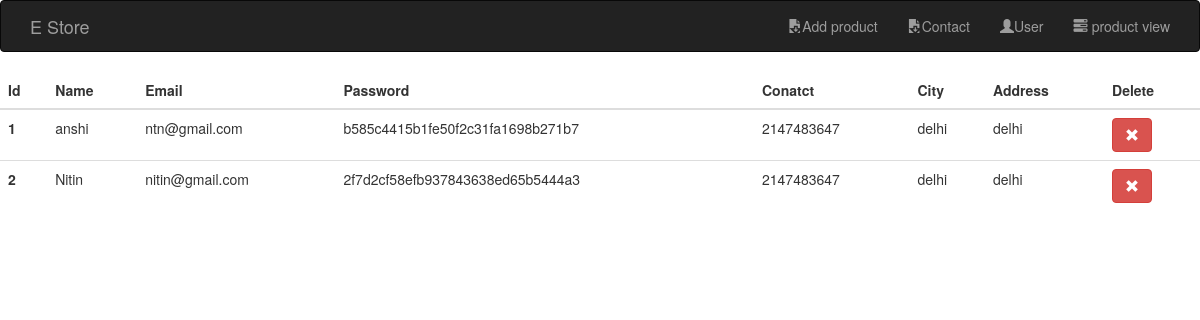
Screenshot of /admin/user.php with the database file from the repository.
### tables this page shows
CREATE TABLE `users` (
  `id` int(11) NOT NULL,
  `name` varchar(100) NOT NULL,
  `email` varchar(50) NOT NULL,
  `password` varchar(50) NOT NULL,
  `contact` int(12) NOT NULL,
  `city` varchar(100) NOT NULL,
  `address` varchar(255) NOT NULL
);

### admin/user.php (the view, shortened to what this page needs)
<?php
include('../config.php');
?>
<!DOCTYPE html>
<html lang="en">
<head>
   <link rel="stylesheet" href="https://maxcdn.bootstrapcdn.com/bootstrap/3.4.1/css/bootstrap.min.css">
</head>
<body>
<header>
<nav class="navbar navbar-inverse">
  <div class="container">
    <div class="navbar-header">
      <a class="navbar-brand" href="#">E Store</a>
    </div>
     <ul class="nav navbar-nav navbar-right">
     <li><a href="index.php"><span class="glyphicon glyphicon-save-file"></span>Add product</a></li>
     <li><a href="contact.php"><span class="glyphicon glyphicon-save-file"></span>Contact</a></li>
      <li><a href="user.php"><span class="glyphicon glyphicon-user"></span>User</a></li>
      <li><a href="product.php"><span class="glyphicon glyphicon-tasks"></span> product view</a></li>
    </ul>
  </div>
</nav>
</header>
<div class="table-responsive">
  <table class="table">
  <thead>
    <tr>
      <th scope="col">Id</th>
      <th scope="col">Name</th>
      <th scope="col">Email</th>
      <th scope="col">Password</th>
      <th scope="col">Conatct</th>
      <th scope="col">City</th>
      <th scope="col">Address</th>
      <th scope="col">Delete</th>
    </tr>
  </thead>
  <tbody>
  <?php
                            $query="SELECT * FROM `users`";
                           $run=mysqli_query($conn,$query);
                        $i=1;
                           while  ($data=mysqli_fetch_assoc($run))
                           {?>
    <tr>
      <th scope="row"><?php echo $i++; ?></th>
      <td><?php echo $data['name']; ?></td>
      <td><?php echo $data['email']; ?></td>
      <td><?php echo $data['password']; ?></td>
      <td><?php echo $data['contact']; ?></td>
      <td><?php echo $data['city']; ?></td>
      <td><?php echo $data['address']; ?></td>
      <td><a href="delete_p.php?oid=<?php echo $data['id']; ?>" class="btn btn-danger"><span class="glyphicon glyphicon-remove"></span></a></td>
    </tr>
                           <?php } ?>
       </tbody>
  </table>
</div>
</body>
</html>

### rows the page displays
users: name "anshi", email "ntn@gmail.com", password "b585c4415b1fe50f2c31fa1698b271b7", contact "2147483647", city "delhi", address "delhi"
users: name "Nitin", email "nitin@gmail.com", password "2f7d2cf58efb937843638ed65b5444a3", contact "2147483647", city "delhi", address "delhi"
